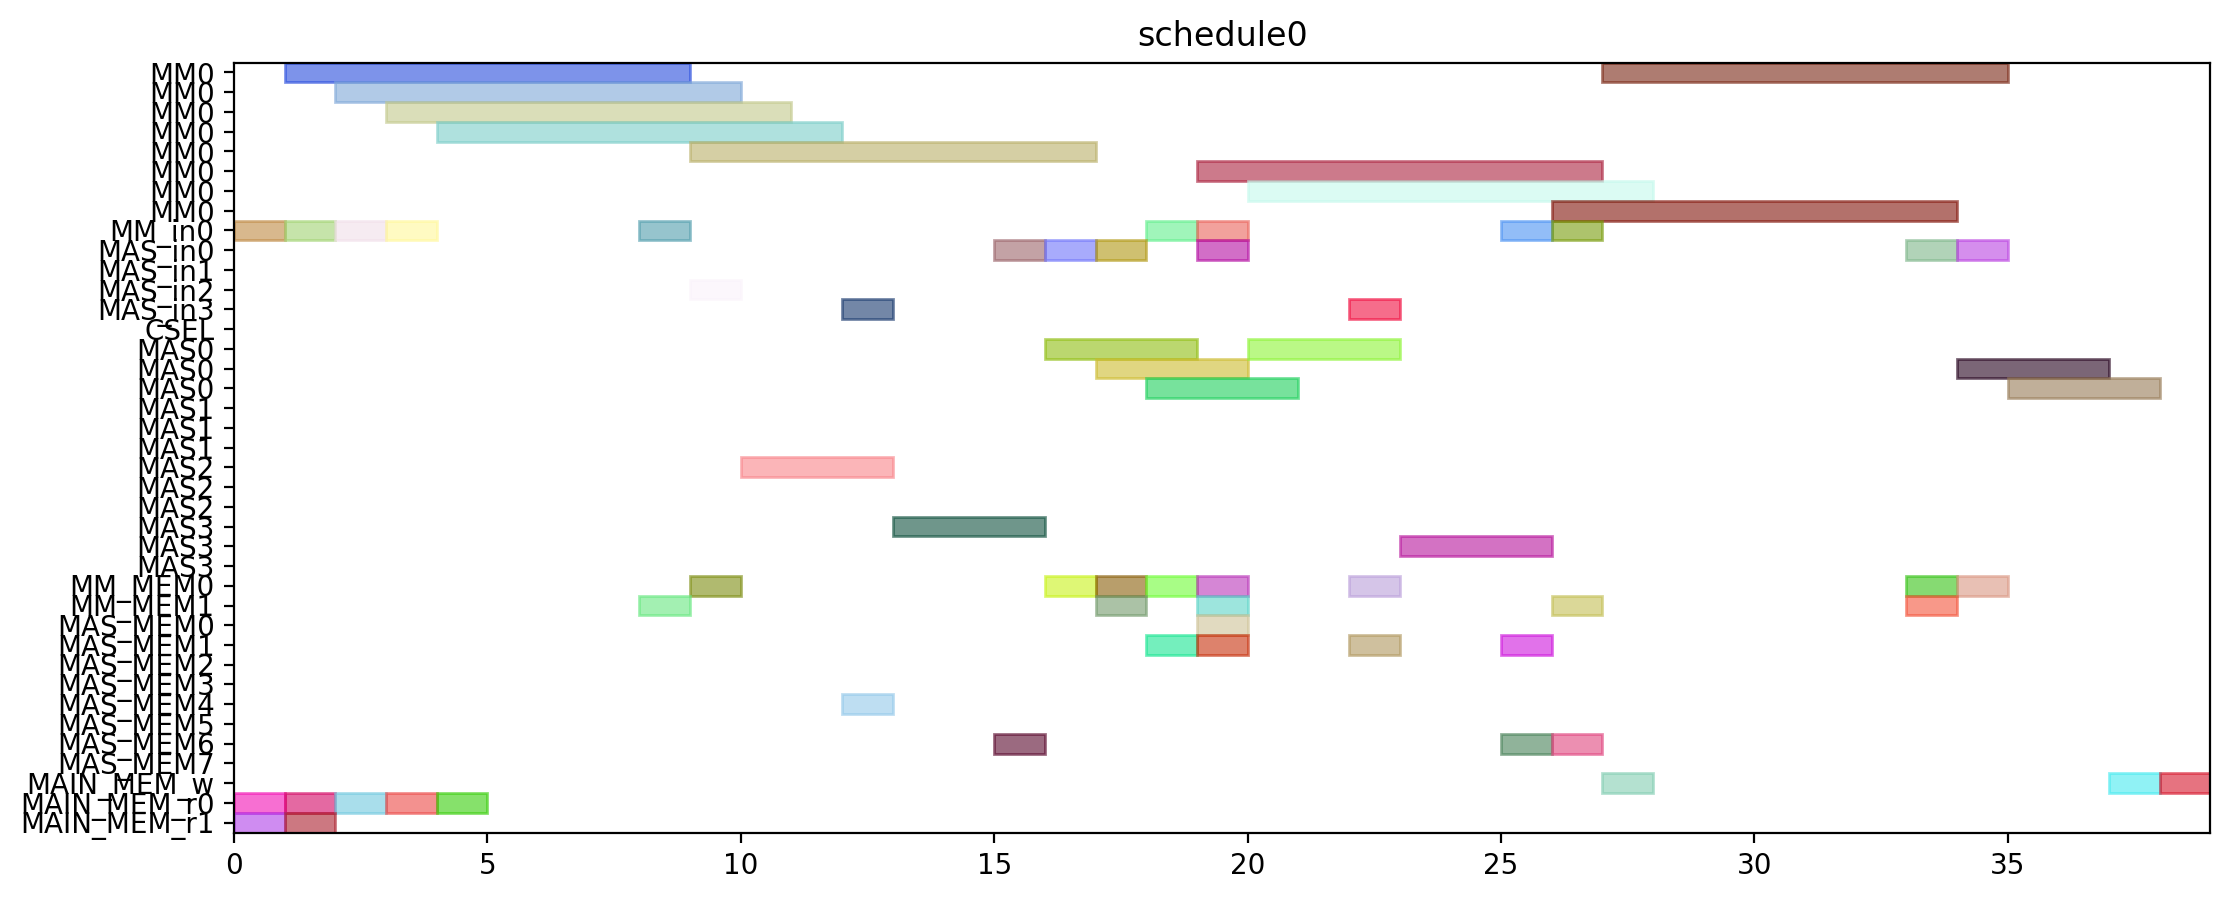

Reproduce this figure in Python.
from pyschedule import Scenario, solvers, plotters, alt


def solve():
	horizon = 90
	S = Scenario("schedule0", horizon=horizon)

	# resource
	MM = S.Resources('MM', num=1, size=8)
	MM_in = S.Resources('MM_in', num=1)
	MAS_in = S.Resources('MAS_in', num=4)
	CSEL = S.Resource('CSEL')
	MAS = S.Resources('MAS', num=4, size=3, periods=range(1, horizon))
	MM_MEM = S.Resources('MM_MEM', num=2)
	MAS_MEM = S.Resources('MAS_MEM', num=8)
	MAIN_MEM_w = S.Resource('MAIN_MEM_w', size=1)
	MAIN_MEM_r = S.Resources('MAIN_MEM_r', num=2)

	# result of previous scheduling

	# new tasks
	t0 = S.Task('t0', length=8, delay_cost=1)
	t0 += alt(MM)
	t0_in = S.Task('t0_in', length=1, delay_cost=1)
	t0_in += alt(MM_in)
	S += t0_in*MM_in[0]<=t0*MM[0]

	t0_mem0 = S.Task('t0_mem0', length=1, delay_cost=1)
	t0_mem0 += MAIN_MEM_r[0]
	t3 = S.Task('t3', length=8, delay_cost=1)
	t3 += alt(MM)
	t3_in = S.Task('t3_in', length=1, delay_cost=1)
	t3_in += alt(MM_in)
	S += t3_in*MM_in[0]<=t3*MM[0]

	t3_mem0 = S.Task('t3_mem0', length=1, delay_cost=1)
	t3_mem0 += MAIN_MEM_r[0]
	t3_mem1 = S.Task('t3_mem1', length=1, delay_cost=1)
	t3_mem1 += MAIN_MEM_r[1]
	t1 = S.Task('t1', length=8, delay_cost=1)
	t1 += alt(MM)
	t1_in = S.Task('t1_in', length=1, delay_cost=1)
	t1_in += alt(MM_in)
	S += t1_in*MM_in[0]<=t1*MM[0]

	t1_mem0 = S.Task('t1_mem0', length=1, delay_cost=1)
	t1_mem0 += MAIN_MEM_r[0]
	t1_mem1 = S.Task('t1_mem1', length=1, delay_cost=1)
	t1_mem1 += MAIN_MEM_r[1]
	t2 = S.Task('t2', length=8, delay_cost=1)
	t2 += alt(MM)
	t2_in = S.Task('t2_in', length=1, delay_cost=1)
	t2_in += alt(MM_in)
	S += t2_in*MM_in[0]<=t2*MM[0]

	t2_mem0 = S.Task('t2_mem0', length=1, delay_cost=1)
	t2_mem0 += MAIN_MEM_r[0]
	t4 = S.Task('t4', length=8, delay_cost=1)
	t4 += alt(MM)
	t4_in = S.Task('t4_in', length=1, delay_cost=1)
	t4_in += alt(MM_in)
	S += t4_in*MM_in[0]<=t4*MM[0]

	t4_mem0 = S.Task('t4_mem0', length=1, delay_cost=1)
	t4_mem0 += MAIN_MEM_r[0]
	t4_mem1 = S.Task('t4_mem1', length=1, delay_cost=1)
	t4_mem1 += alt(MM_MEM)
	S += (t2*MM[0])-1 < t4_mem1*MM_MEM[1]
	S += t4_mem1 <= t4

	t5 = S.Task('t5', length=3, delay_cost=1)
	t5 += alt(MAS)
	t5_in = S.Task('t5_in', length=1, delay_cost=1)
	t5_in += alt(MAS_in)
	S += t5_in*MAS_in[0]<=t5*MAS[0]

	S += t5_in*MAS_in[1]<=t5*MAS[1]

	S += t5_in*MAS_in[2]<=t5*MAS[2]

	S += t5_in*MAS_in[3]<=t5*MAS[3]

	t5_mem0 = S.Task('t5_mem0', length=1, delay_cost=1)
	t5_mem0 += alt(MM_MEM)
	S += (t0*MM[0])-1 < t5_mem0*MM_MEM[0]
	S += t5_mem0 <= t5

	t6 = S.Task('t6', length=3, delay_cost=1)
	t6 += alt(MAS)
	t6_in = S.Task('t6_in', length=1, delay_cost=1)
	t6_in += alt(MAS_in)
	S += t6_in*MAS_in[0]<=t6*MAS[0]

	S += t6_in*MAS_in[1]<=t6*MAS[1]

	S += t6_in*MAS_in[2]<=t6*MAS[2]

	S += t6_in*MAS_in[3]<=t6*MAS[3]

	t6_mem0 = S.Task('t6_mem0', length=1, delay_cost=1)
	t6_mem0 += alt(MAS_MEM)
	S += (t5*MAS[0])-1 < t6_mem0*MAS_MEM[0]
	S += (t5*MAS[1])-1 < t6_mem0*MAS_MEM[2]
	S += (t5*MAS[2])-1 < t6_mem0*MAS_MEM[4]
	S += (t5*MAS[3])-1 < t6_mem0*MAS_MEM[6]
	S += t6_mem0 <= t6

	t9 = S.Task('t9', length=3, delay_cost=1)
	t9 += alt(MAS)
	t9_in = S.Task('t9_in', length=1, delay_cost=1)
	t9_in += alt(MAS_in)
	S += t9_in*MAS_in[0]<=t9*MAS[0]

	S += t9_in*MAS_in[1]<=t9*MAS[1]

	S += t9_in*MAS_in[2]<=t9*MAS[2]

	S += t9_in*MAS_in[3]<=t9*MAS[3]

	t9_mem0 = S.Task('t9_mem0', length=1, delay_cost=1)
	t9_mem0 += alt(MM_MEM)
	S += (t0*MM[0])-1 < t9_mem0*MM_MEM[0]
	S += t9_mem0 <= t9

	t9_mem1 = S.Task('t9_mem1', length=1, delay_cost=1)
	t9_mem1 += alt(MM_MEM)
	S += (t4*MM[0])-1 < t9_mem1*MM_MEM[1]
	S += t9_mem1 <= t9

	t10 = S.Task('t10', length=3, delay_cost=1)
	t10 += alt(MAS)
	t10_in = S.Task('t10_in', length=1, delay_cost=1)
	t10_in += alt(MAS_in)
	S += t10_in*MAS_in[0]<=t10*MAS[0]

	S += t10_in*MAS_in[1]<=t10*MAS[1]

	S += t10_in*MAS_in[2]<=t10*MAS[2]

	S += t10_in*MAS_in[3]<=t10*MAS[3]

	t10_mem0 = S.Task('t10_mem0', length=1, delay_cost=1)
	t10_mem0 += alt(MM_MEM)
	S += (t4*MM[0])-1 < t10_mem0*MM_MEM[0]
	S += t10_mem0 <= t10

	t7 = S.Task('t7', length=3, delay_cost=1)
	t7 += alt(MAS)
	t7_in = S.Task('t7_in', length=1, delay_cost=1)
	t7_in += alt(MAS_in)
	S += t7_in*MAS_in[0]<=t7*MAS[0]

	S += t7_in*MAS_in[1]<=t7*MAS[1]

	S += t7_in*MAS_in[2]<=t7*MAS[2]

	S += t7_in*MAS_in[3]<=t7*MAS[3]

	t7_mem0 = S.Task('t7_mem0', length=1, delay_cost=1)
	t7_mem0 += alt(MAS_MEM)
	S += (t6*MAS[0])-1 < t7_mem0*MAS_MEM[0]
	S += (t6*MAS[1])-1 < t7_mem0*MAS_MEM[2]
	S += (t6*MAS[2])-1 < t7_mem0*MAS_MEM[4]
	S += (t6*MAS[3])-1 < t7_mem0*MAS_MEM[6]
	S += t7_mem0 <= t7

	t11 = S.Task('t11', length=3, delay_cost=1)
	t11 += alt(MAS)
	t11_in = S.Task('t11_in', length=1, delay_cost=1)
	t11_in += alt(MAS_in)
	S += t11_in*MAS_in[0]<=t11*MAS[0]

	S += t11_in*MAS_in[1]<=t11*MAS[1]

	S += t11_in*MAS_in[2]<=t11*MAS[2]

	S += t11_in*MAS_in[3]<=t11*MAS[3]

	t11_mem0 = S.Task('t11_mem0', length=1, delay_cost=1)
	t11_mem0 += alt(MAS_MEM)
	S += (t10*MAS[0])-1 < t11_mem0*MAS_MEM[0]
	S += (t10*MAS[1])-1 < t11_mem0*MAS_MEM[2]
	S += (t10*MAS[2])-1 < t11_mem0*MAS_MEM[4]
	S += (t10*MAS[3])-1 < t11_mem0*MAS_MEM[6]
	S += t11_mem0 <= t11

	t11_mem1 = S.Task('t11_mem1', length=1, delay_cost=1)
	t11_mem1 += alt(MM_MEM)
	S += (t4*MM[0])-1 < t11_mem1*MM_MEM[1]
	S += t11_mem1 <= t11

	t8 = S.Task('t8', length=8, delay_cost=1)
	t8 += alt(MM)
	t8_in = S.Task('t8_in', length=1, delay_cost=1)
	t8_in += alt(MM_in)
	S += t8_in*MM_in[0]<=t8*MM[0]

	t8_mem0 = S.Task('t8_mem0', length=1, delay_cost=1)
	t8_mem0 += alt(MM_MEM)
	S += (t4*MM[0])-1 < t8_mem0*MM_MEM[0]
	S += t8_mem0 <= t8

	t8_mem1 = S.Task('t8_mem1', length=1, delay_cost=1)
	t8_mem1 += alt(MAS_MEM)
	S += (t7*MAS[0])-1 < t8_mem1*MAS_MEM[1]
	S += (t7*MAS[1])-1 < t8_mem1*MAS_MEM[3]
	S += (t7*MAS[2])-1 < t8_mem1*MAS_MEM[5]
	S += (t7*MAS[3])-1 < t8_mem1*MAS_MEM[7]
	S += t8_mem1 <= t8

	new_PZ = S.Task('new_PZ', length=8, delay_cost=1)
	new_PZ += alt(MM)
	new_PZ_in = S.Task('new_PZ_in', length=1, delay_cost=1)
	new_PZ_in += alt(MM_in)
	S += new_PZ_in*MM_in[0]<=new_PZ*MM[0]

	S += 0<new_PZ

	new_PZ_w = S.Task('new_PZ_w', length=1, delay_cost=1)
	new_PZ_w += alt(MAIN_MEM_w)
	S += new_PZ <= new_PZ_w

	new_PZ_mem0 = S.Task('new_PZ_mem0', length=1, delay_cost=1)
	new_PZ_mem0 += alt(MM_MEM)
	S += (t1*MM[0])-1 < new_PZ_mem0*MM_MEM[0]
	S += new_PZ_mem0 <= new_PZ

	new_PZ_mem1 = S.Task('new_PZ_mem1', length=1, delay_cost=1)
	new_PZ_mem1 += alt(MAS_MEM)
	S += (t7*MAS[0])-1 < new_PZ_mem1*MAS_MEM[1]
	S += (t7*MAS[1])-1 < new_PZ_mem1*MAS_MEM[3]
	S += (t7*MAS[2])-1 < new_PZ_mem1*MAS_MEM[5]
	S += (t7*MAS[3])-1 < new_PZ_mem1*MAS_MEM[7]
	S += new_PZ_mem1 <= new_PZ

	t12 = S.Task('t12', length=3, delay_cost=1)
	t12 += alt(MAS)
	t12_in = S.Task('t12_in', length=1, delay_cost=1)
	t12_in += alt(MAS_in)
	S += t12_in*MAS_in[0]<=t12*MAS[0]

	S += t12_in*MAS_in[1]<=t12*MAS[1]

	S += t12_in*MAS_in[2]<=t12*MAS[2]

	S += t12_in*MAS_in[3]<=t12*MAS[3]

	t12_mem0 = S.Task('t12_mem0', length=1, delay_cost=1)
	t12_mem0 += alt(MM_MEM)
	S += (t0*MM[0])-1 < t12_mem0*MM_MEM[0]
	S += t12_mem0 <= t12

	t12_mem1 = S.Task('t12_mem1', length=1, delay_cost=1)
	t12_mem1 += alt(MAS_MEM)
	S += (t11*MAS[0])-1 < t12_mem1*MAS_MEM[1]
	S += (t11*MAS[1])-1 < t12_mem1*MAS_MEM[3]
	S += (t11*MAS[2])-1 < t12_mem1*MAS_MEM[5]
	S += (t11*MAS[3])-1 < t12_mem1*MAS_MEM[7]
	S += t12_mem1 <= t12

	t13 = S.Task('t13', length=8, delay_cost=1)
	t13 += alt(MM)
	t13_in = S.Task('t13_in', length=1, delay_cost=1)
	t13_in += alt(MM_in)
	S += t13_in*MM_in[0]<=t13*MM[0]

	t13_mem0 = S.Task('t13_mem0', length=1, delay_cost=1)
	t13_mem0 += alt(MAS_MEM)
	S += (t12*MAS[0])-1 < t13_mem0*MAS_MEM[0]
	S += (t12*MAS[1])-1 < t13_mem0*MAS_MEM[2]
	S += (t12*MAS[2])-1 < t13_mem0*MAS_MEM[4]
	S += (t12*MAS[3])-1 < t13_mem0*MAS_MEM[6]
	S += t13_mem0 <= t13

	t13_mem1 = S.Task('t13_mem1', length=1, delay_cost=1)
	t13_mem1 += alt(MAS_MEM)
	S += (t9*MAS[0])-1 < t13_mem1*MAS_MEM[1]
	S += (t9*MAS[1])-1 < t13_mem1*MAS_MEM[3]
	S += (t9*MAS[2])-1 < t13_mem1*MAS_MEM[5]
	S += (t9*MAS[3])-1 < t13_mem1*MAS_MEM[7]
	S += t13_mem1 <= t13

	t14 = S.Task('t14', length=8, delay_cost=1)
	t14 += alt(MM)
	t14_in = S.Task('t14_in', length=1, delay_cost=1)
	t14_in += alt(MM_in)
	S += t14_in*MM_in[0]<=t14*MM[0]

	t14_mem0 = S.Task('t14_mem0', length=1, delay_cost=1)
	t14_mem0 += alt(MAS_MEM)
	S += (t12*MAS[0])-1 < t14_mem0*MAS_MEM[0]
	S += (t12*MAS[1])-1 < t14_mem0*MAS_MEM[2]
	S += (t12*MAS[2])-1 < t14_mem0*MAS_MEM[4]
	S += (t12*MAS[3])-1 < t14_mem0*MAS_MEM[6]
	S += t14_mem0 <= t14

	t14_mem1 = S.Task('t14_mem1', length=1, delay_cost=1)
	t14_mem1 += alt(MM_MEM)
	S += (t3*MM[0])-1 < t14_mem1*MM_MEM[1]
	S += t14_mem1 <= t14

	new_PY = S.Task('new_PY', length=3, delay_cost=1)
	new_PY += alt(MAS)
	new_PY_in = S.Task('new_PY_in', length=1, delay_cost=1)
	new_PY_in += alt(MAS_in)
	S += new_PY_in*MAS_in[0]<=new_PY*MAS[0]

	S += new_PY_in*MAS_in[1]<=new_PY*MAS[1]

	S += new_PY_in*MAS_in[2]<=new_PY*MAS[2]

	S += new_PY_in*MAS_in[3]<=new_PY*MAS[3]

	S += 0<new_PY

	new_PY_w = S.Task('new_PY_w', length=1, delay_cost=1)
	new_PY_w += alt(MAIN_MEM_w)
	S += new_PY <= new_PY_w

	new_PY_mem0 = S.Task('new_PY_mem0', length=1, delay_cost=1)
	new_PY_mem0 += alt(MM_MEM)
	S += (t8*MM[0])-1 < new_PY_mem0*MM_MEM[0]
	S += new_PY_mem0 <= new_PY

	new_PY_mem1 = S.Task('new_PY_mem1', length=1, delay_cost=1)
	new_PY_mem1 += alt(MM_MEM)
	S += (t13*MM[0])-1 < new_PY_mem1*MM_MEM[1]
	S += new_PY_mem1 <= new_PY

	new_PX = S.Task('new_PX', length=3, delay_cost=1)
	new_PX += alt(MAS)
	new_PX_in = S.Task('new_PX_in', length=1, delay_cost=1)
	new_PX_in += alt(MAS_in)
	S += new_PX_in*MAS_in[0]<=new_PX*MAS[0]

	S += new_PX_in*MAS_in[1]<=new_PX*MAS[1]

	S += new_PX_in*MAS_in[2]<=new_PX*MAS[2]

	S += new_PX_in*MAS_in[3]<=new_PX*MAS[3]

	S += 0<new_PX

	new_PX_w = S.Task('new_PX_w', length=1, delay_cost=1)
	new_PX_w += alt(MAIN_MEM_w)
	S += new_PX <= new_PX_w

	new_PX_mem0 = S.Task('new_PX_mem0', length=1, delay_cost=1)
	new_PX_mem0 += alt(MM_MEM)
	S += (t14*MM[0])-1 < new_PX_mem0*MM_MEM[0]
	S += new_PX_mem0 <= new_PX

	solvers.mip.solve(S,msg=1,kind='CPLEX',ratio_gap=1.01)

	solution = [['hoge']*len(S.solution()[1]) for i in range(len(S.solution()))]
	for i in range(len(S.solution())):
		for j in range(len(S.solution()[i])):
			solution[i][j]=str(S.solution()[i][j])
	print(solution)

	cycles = int(solution[-1][3])

	pic_file_name = "/home/mfukuda/ABE/multiRAM_multiMAS_16mux/scheduling_result/stage8MM1_stage3MAS4/EP_DBL_A_0/schedule0.png"
	if(S.solution() != []):
		plotters.matplotlib.plot(S,img_filename=pic_file_name, show_task_labels=False, fig_size=(cycles*0.25+3, 5))

	return solution
